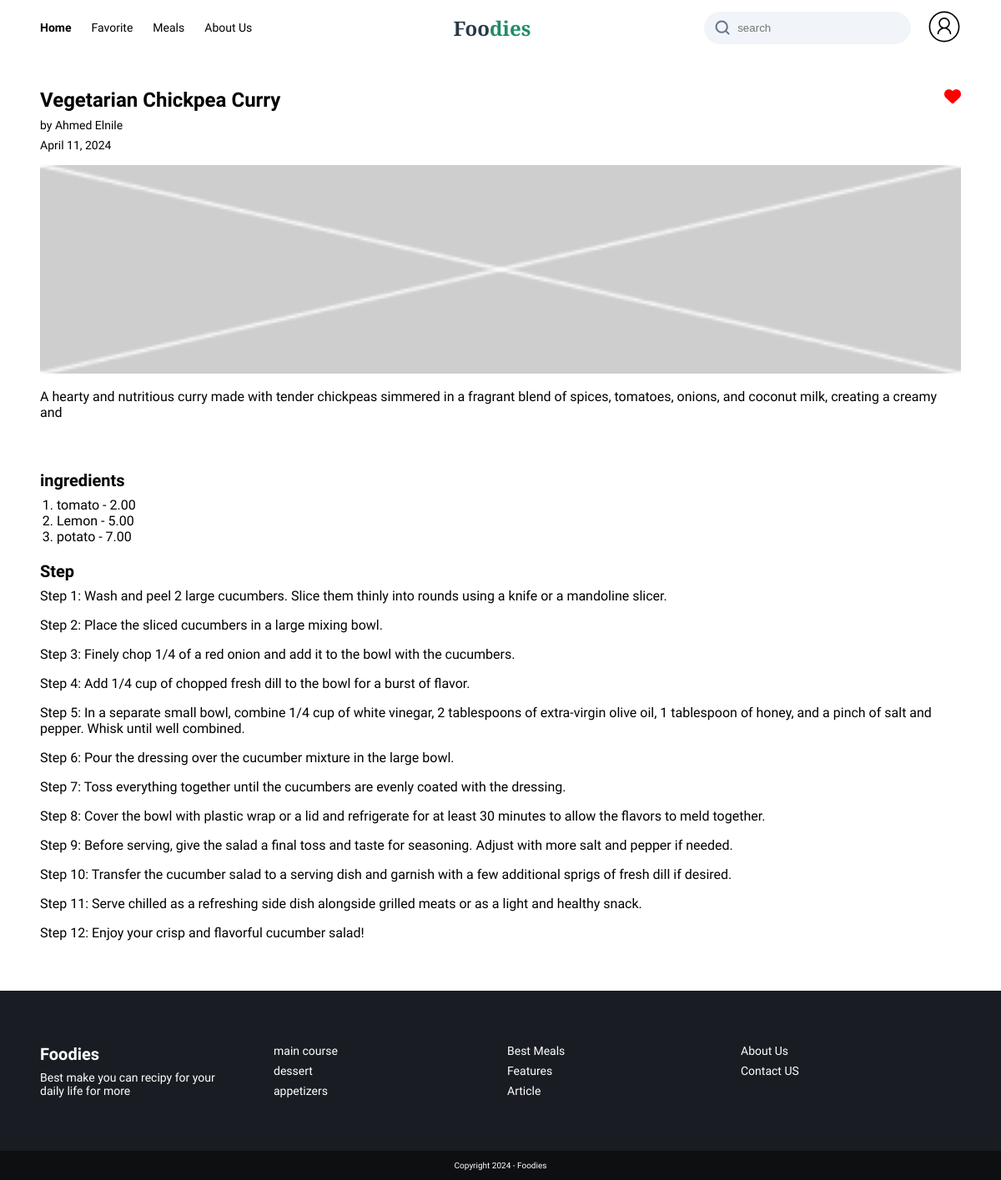
Screenshot of /4/ (signed in) with the database file from the repository.
### recipes/models.py (models this page shows, shortened)
class Recipe(models.Model):
    id = models.AutoField(primary_key=True)
    date = models.DateField(auto_now_add=True)
    name = models.CharField(max_length=100)
    publisher = models.ForeignKey(Publisher, on_delete=models.CASCADE, related_name="PublishInfo")
    description = models.TextField(null=False, blank=False)
    duration = models.PositiveIntegerField(null=True, blank=True)
    level = models.ForeignKey(Level, on_delete=models.CASCADE, name='Level')
    category = models.ForeignKey(Category, on_delete=models.CASCADE, related_name="recipes")
    ingredients = models.ManyToManyField(Ingredient, through='RecipeIngredient', related_name='recipes')
    steps = models.TextField(null=False, blank=False)
    image_link = models.CharField(max_length=1000, default='defaultImage')

class Publisher(models.Model):
    id = models.AutoField(primary_key=True)
    name = models.CharField(max_length=100)
    jobTitle = models.CharField(max_length=255)
    Bio = models.TextField()

class RecipeIngredient(models.Model):
    recipe = models.ForeignKey(Recipe, on_delete=models.CASCADE, related_name="recipeIngredients")
    ingredient = models.ForeignKey(Ingredient, on_delete=models.CASCADE, related_name="ingredients")
    quantity = models.DecimalField(max_digits=50, decimal_places=2)
    description = models.TextField(null=True, blank=True)

class Ingredient(models.Model):
    id = models.AutoField(primary_key=True)
    name = models.CharField(max_length=100)

### recipes/views.py (the view)
# urls.py: path('<int:recipe_id>/', views.recipe_details, name="recipe_details"),
def recipe_details(request, recipe_id):
    recipe = Recipe.objects.get(pk=recipe_id)
    ingredients = RecipeIngredient.objects.filter(recipe=recipe)
    steps = recipe.steps.split('\n')
    bookmarks = None
    if request.user.is_authenticated:
        user = request.user
        bookmarks = Bookmark.objects.filter(user=user).select_related("recipe")
    return render(request, 'recipes/recipeDetails.html', {
        'recipe': recipe,
        'ingredients': ingredients,
        'steps': steps,
    })

### recipes/templatetags/bookmark_filter.py (called while the page is built)
@register.filter(name='check_bookmark')
def check_bookmark(user, recipe_id):
    return Bookmark.objects.filter(user=user, recipe_id=recipe_id).exists()

### templates/recipes/recipeDetails.html (shortened to what this page needs)
{% load static %}
{% load bookmark_filter %}
<!DOCTYPE html>
<html lang="en">
<head>
    <link rel="stylesheet" href="{% static 'recipes/style/header.css' %}">
    <link rel="stylesheet" href="{% static 'recipes/style/RecipeDetails.css' %}"/>
</head>
<body>
<header>
    <div class="left-side hide-mobile">
        <nav class="hide-mobile">
            <ul>
                <li class="active"><a href="{% url 'index' %}">Home</a></li>
                <li><a href="{% url 'favorite' %}">Favorite</a></li>
                <li class="select-container">
                    <p class="select-paragraph">Meals</p>
                </li>
                <li><a href="{% url 'AboutUs' %}">About Us</a></li>
            </ul>
        </nav>
    </div>
    <div class="logo">
        <h1>
            <a href="{% url 'index' %}">Foo<span>dies</span></a>
        </h1>
    </div>
    <div class="right-side">
        <form class="search-field">
            <input type="search" class="input-field" placeholder="search"/>
        </form>
        <div>
            {% if request.user.is_authenticated %}
                <a href="{% url 'users:profile' %}">
                    <img src="{% static 'Assets/profile.svg' %}" alt="profile icon" width="40px" height="40px">
                </a>
            {% else %}
                <div class="hide-mobile verification-btn ">
                    <a class="loginInBtn" href="{% url 'users:login_view' %}">login</a>
                    <a class="signInBtn" href="{% url 'users:register' %}">Sign Up</a>
                </div>
            {% endif %}
        </div>
    </div>
</header>
<main>
    <div class="titles">
        <div class="main-titles">
            <div class="title">
                <h2 class="rec-name">{{ recipe.name }}</h2>
                <form method="POST" id="form-{{ recipe.id }}" action="{% url 'add_to_favorites' recipe_id=recipe.id %}">
                    <div>
                        {% if request.user.is_authenticated %}
                            {% if request.user|check_bookmark:recipe.id %}
                                <i class="fa-solid marked favorite-icon fa-heart"
                                   id="icon-{{ recipe.id }}" recipeID="{{ recipe.id }}"></i>
                            {% else %}
                                <i class="fa-regular favorite-icon fa-heart" id="icon-{{ recipe.id }}"
                                   recipeID="{{ recipe.id }}"></i>
                            {% endif %}
                        {% else %}
                            <i class="fa-regular favorite-icon fa-heart" id="icon-{{ recipe.id }}"
                               recipeID="{{ recipe.id }}"></i>
                        {% endif %}
                    </div>
                </form>
            </div>
            <div class="publish-info">
                <p class="publisher-name">by {{ recipe.publisher.name }}</p>
                <p class="publisher-date">{{ recipe.date }}</p>
            </div>
        </div>
            {% if recipe.image_link == 'defaultImage' %}
                <img src="{% static 'Assets/defaultImage.png' %}" style="max-height: 250px" alt="Default Image">
            {% else %}
                <img src="{{ recipe.image_link }}" style="max-height: 250px"   alt="{{ recipe.name }} Image">
            {% endif %}
    </div>
    <div class="rec-desc">
        <p>{{ recipe.description }}</p>
    </div>
</main>
<div class="rec-detail">
    <div class="rec-ingredients">
        <h4 class="subtitle">ingredients</h4>
        <ol>
            {% for ingredientInfo in ingredients %}
                <li>
                    <p>{{ ingredientInfo.ingredient.name }} - {{ ingredientInfo.quantity }}</p>
                </li>
            {% endfor %}
        </ol>
    </div>
    <div class="rec-steps">
        <h4 class="subtitle">Step</h4>
        {% for step in steps %}
            <p>{{ step }}</p>
        {% endfor %}
    </div>
</div>
<footer>
    <div class="top">
        <div class="col">
            <div class="logo">
                <h1>
                    <a href="{% url 'index' %}">Foo<span>dies</span></a>
                </h1>
                <p>Best make you can recipy for your daily life for more </p>
            </div>
        </div>
        <div class="col">
            <nav>
                <ul>
                    <li><a href="#">main course</a></li>
                    <li><a href="#">dessert</a></li>
                    <li><a href="#">appetizers</a></li>
                </ul>
            </nav>
        </div>
        <div class="col">
            <nav>
                <ul>
                    <li><a href="#">Best Meals</a></li>
                    <li><a href="#">Features</a></li>
                    <li><a href="#">Article</a></li>
                </ul>
            </nav>
        </div>
        <div class="col">
            <nav>
                <ul>
                    <li><a href="#">About Us</a></li>
                    <li><a href="#">Contact US</a></li>
                </ul>
            </nav>
        </div>
    </div>
    <div class="bottom">
        <p>Copyright 2024 - Foodies</p>
    </div>
</footer>
</body>
</html>

### recipes/static/recipes/style/header.css (style rules this page uses)
* { box-sizing: border-box; padding: 0; margin: 0; }
html { font-size: 62.5%; height: 100%; font-family: "Plus Jakarta Sans", sans-serif; }
body { min-height: 100%; display: flex; flex-direction: column; }
.hide-mobile { display: none; }
ul { list-style: none; }
a { text-decoration: none; color: #293845; }
header { display: flex; align-items: center; justify-content: space-between; flex-direction: row; padding: 12px 48px; }
header div { display: flex; align-items: center; flex-direction: row; }
header .left-side { gap: 20px; display: flex; flex-direction: row; justify-content: space-between; }
header .logo { width: 40%; }
header .logo h1 { font-size: 2.4rem; }
header .logo h1 a { font-weight: 800; font-family: 'Source Serif 4', serif; }
header .logo h1 a span { color: #208C64; }
.hide-mobile, header .verification-btn { display: none; }
header nav ul { display: flex; align-items: center; gap: 24px; }
header nav ul li { font-size: 1.4rem; font-weight: 500; }
header nav ul li p { font-size: 1.4rem; }
header .right-side { display: flex; flex-direction: row; align-items: center; justify-content: flex-end; gap: 12px; width: 60%; }
header .search-field { width: 50%; position: relative; }
header .right-side .input-field { width: 100%; padding: 12px 12px 12px 40px; border: none; background-color: #F1F5F9; border-radius: 20px; }
header .search-field svg { position: absolute; left: 12px; top: 9px; width: 20px; height: 20px; }
.marked { color: red; }
.top ul a { font-size: 1.4rem; color: white; }
.top .logo { width: 100%; display: flex; flex-direction: column; gap: 8px; }
.top .logo h1 a { color: white; }
.top .logo p { width: 80%; font-size: 1.4rem; }
header nav.hide-mobile ul li a { transition: all .4s ease; color: black; }
header nav.hide-mobile ul li.active { font-weight: bold; }
.select-container { position: relative; transition: display .4s ease; transition-duration: 2s; }
footer { display: flex; background-color: #191D23; flex-direction: column; color: white; margin-top: auto; }
footer .top { width: 100%; padding: 64px 48px; display: grid; grid-template-columns: repeat(2, 1fr); gap: 1.6rem; }
footer .top ul { display: flex; flex-direction: column; gap: 8px; }
footer .bottom { display: flex; justify-content: center; padding: 12px 16px; background-color: #0D0F11; }
@media only screen and (min-width: 860px) { .hide-mobile, header .verification-btn { display: unset; } }
@media only screen and (min-width: 860px) { header .left-side { gap: 20px; width: 50%; } }
@media only screen and (min-width: 860px) { header .logo { width: unset; } }
@media only screen and (min-width: 860px) { header .right-side { gap: 20px; width: 50%; margin-left: 20px; } }
@media only screen and (min-width: 860px) { footer .top { grid-template-columns: repeat(4, 1fr); } }

### recipes/static/recipes/style/RecipeDetails.css (style rules this page uses)
.marked { color:red; }
main { padding: 40px 48px; display: flex; flex-direction: column; }
.titles { display: flex; flex-direction: column; gap: 1.6rem; }
.main-titles { display: flex; flex-direction: column; gap: .8rem }
.main-titles .title { display: flex; flex-direction: row; justify-content: space-between; }
.main-titles .title i { display: flex; flex-direction: row; justify-content: center; font-size: 2rem; }
.main-titles .rec-name { font-size: 2.4rem; }
.main-titles .publish-info { display: flex; flex-direction: column; gap: .8rem }
.publisher-name,.publisher-date { font-size: 1.4rem; }
.rec-desc { font-size: 1.6rem; margin-top: 1.8rem; }
.rec-detail { padding: 20px 48px; display: flex; flex-direction: column; gap: 2rem; }
.rec-detail { margin-bottom: 4rem; }
.subtitle { font-size: 2rem; }
.rec-detail > div { display: flex; flex-direction: column; gap: .8rem }
.rec-ingredients ol { padding-left: 2rem; }
.rec-ingredients li, .rec-steps p { font-size: 1.6rem; }

### rows the page displays
Recipe: name "Vegetarian Chickpea Curry", publisher.name "Ahmed Elnile", date "April 11, 2024", description "A hearty and nutritious curry made with tender chickpeas simmered in a fragrant blend of spices, tomatoes, onions, and coconut milk, creating a creamy and"
RecipeIngredient: ingredient.name "tomato", quantity "2.00"
RecipeIngredient: ingredient.name "Lemon", quantity "5.00"
RecipeIngredient: ingredient.name "potato", quantity "7.00"

### other values shown
{{ step }} "Step 1: Wash and peel 2 large cucumbers. Slice them thinly into rounds using a knife or a mandoline slicer." "Step 2: Place the sliced cucumbers in a large mixing bowl." "Step 3: Finely chop 1/4 of a red onion and add it to the bowl with the cucumbers." "Step 4: Add 1/4 cup of chopped fresh dill to the bowl for a burst of flavor." "Step 5: In a separate small bowl, combine 1/4 cup of white vinegar, 2 tablespoons of extra-virgin olive oil, 1 tablespoon of honey, and a pinch of salt and pepper. Whisk until well combined." "Step 6: Pour the dressing over the cucumber mixture in the large bowl." "Step 7: Toss everything together until the cucumbers are evenly coated with the dressing." "Step 8: Cover the bowl with plastic wrap or a lid and refrigerate for at least 30 minutes to allow the flavors to meld together." "Step 9: Before serving, give the salad a final toss and taste for seasoning. Adjust with more salt and pepper if needed." "Step 10: Transfer the cucumber salad to a serving dish and garnish with a few additional sprigs of fresh dill if desired." "Step 11: Serve chilled as a refreshing side dish alongside grilled meats or as a light and healthy snack." "Step 12: Enjoy your crisp and flavorful cucumber salad!"
